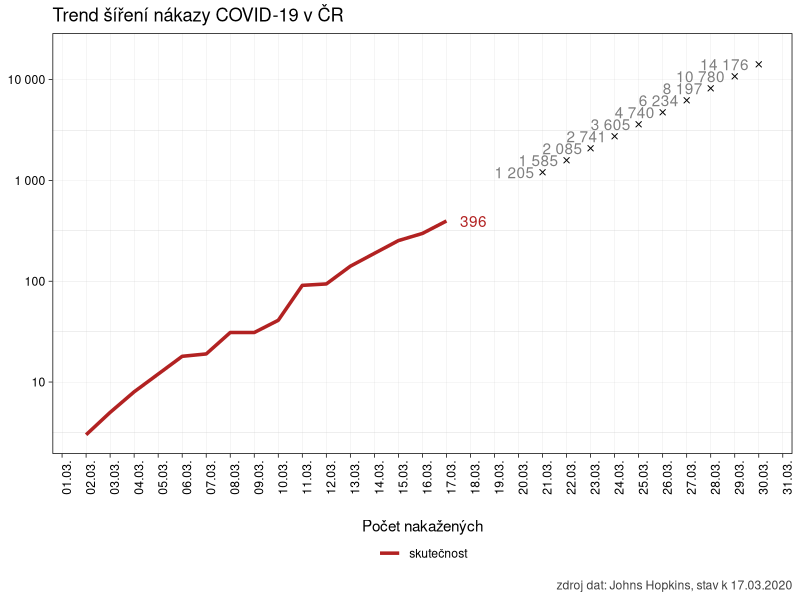
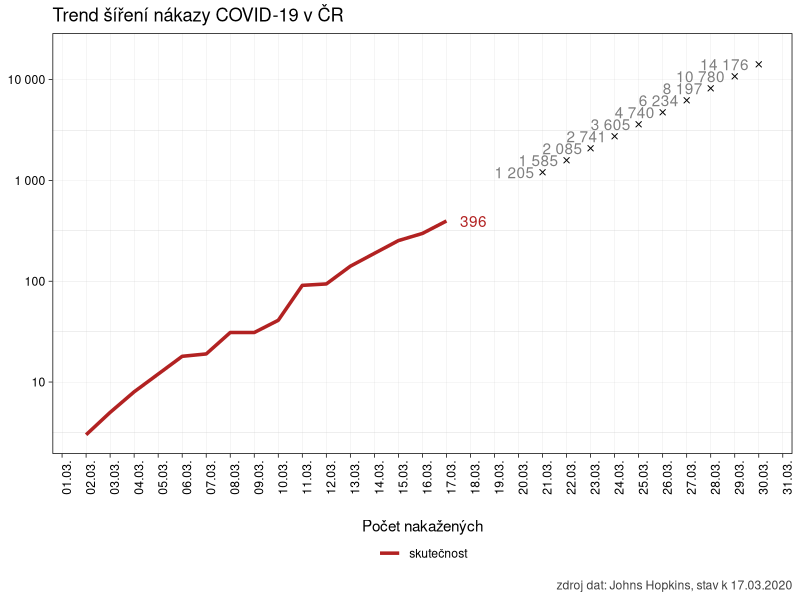
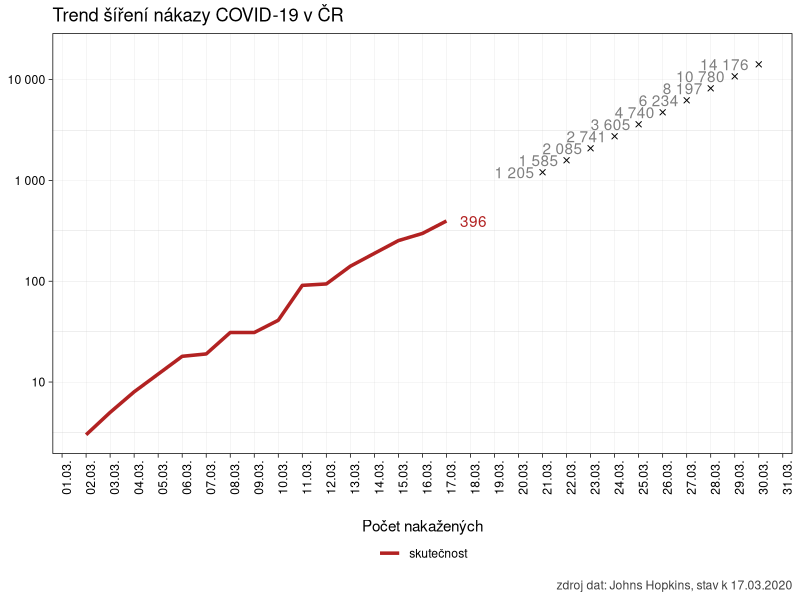

Write R code to recreate these figures, in order.
# vytvořit a uložit graf jako obrázek

library(tidyverse)

pdf.options(encoding = "ISOLatin2") # aby nepadal pandoc na konverzi češtiny v nadpisech grafů

clean_data <- read_csv2("./data/raw_data.csv") %>%
  filter(zeme == "Czechia" & pocet > 0) %>%
  mutate(den = lubridate::day(datum))

trend <- nls(pocet ~ a * (1 + r)^(den),
  data = subset(clean_data, den < 21),
  start = list(a = 1, r = .01)
)

budoucnost <- data.frame(den = 21:31)

predpoved <- data.frame(
  datum = c(as.Date("2020-03-21"):as.Date("2020-03-31")) %>% as.Date(origin = as.Date("1970-01-01")),
  pocet = predict(trend, newdata = budoucnost)
)

ggplot(data = clean_data, aes(x = datum, y = pocet)) +
  geom_text(
    data = predpoved, aes(
      x = datum, y = pocet,
      label = formatC(pocet, big.mark = " ", format = "f", digits = 0)
    ),
    hjust = 1.2,
    color = "gray50"
  ) +
  geom_smooth(data = filter(clean_data, datum >= as.Date("2020-03-21")),
              aes(color = "gray75"),
              method = "lm", size = .5, fullrange = T, se = F, linetype = "dashed") +
  geom_line(aes(color = "firebrick"), lwd = 1.2) +
  geom_point(data = predpoved, aes(
    x = datum, y = pocet), pch = 4) +
  geom_text(data = slice(clean_data, which.max(datum)), aes(
    x = datum, y = pocet,
    label = formatC(pocet, big.mark = " ", format = "f", digits = 0)
  ), hjust = -.5, color = "firebrick") +
  labs(
    title = "Trend šíření nákazy COVID-19 v ČR",
    color = "Počet nakažených",
    caption = paste("zdroj dat: Johns Hopkins, stav k", max(clean_data$datum) %>%
      format(format = "%d.%m.%Y"))
  ) +
  scale_x_date(
    date_breaks = "1 day",
    minor_breaks = NULL,
    labels = scales::date_format(format = "%d.%m."),
    limits = as.Date(c("2020-03-02", "2020-03-30"))
  ) +
  scale_y_log10(labels = scales::number_format()) +
  scale_color_identity(
    labels = c("skutečnost", "trend od 20.3.2020"),
    guide = guide_legend(
      title.position = "top",
      title.hjust = 0.5)
    ) +
  theme_linedraw() +
  theme(
    axis.text.x = element_text(angle = 90),
    axis.title = element_blank(),
    panel.grid.major = element_line(color = "gray75"),
    plot.caption = element_text(color = "gray25"),
    legend.position = "bottom"
  )


ggsave("./img/obrazek.pdf", dpi = 300, units = "cm", width = 25, height = 16)
ggsave("./img/obrazek.png", dpi = 300, units = "cm", width = 25, height = 16)
